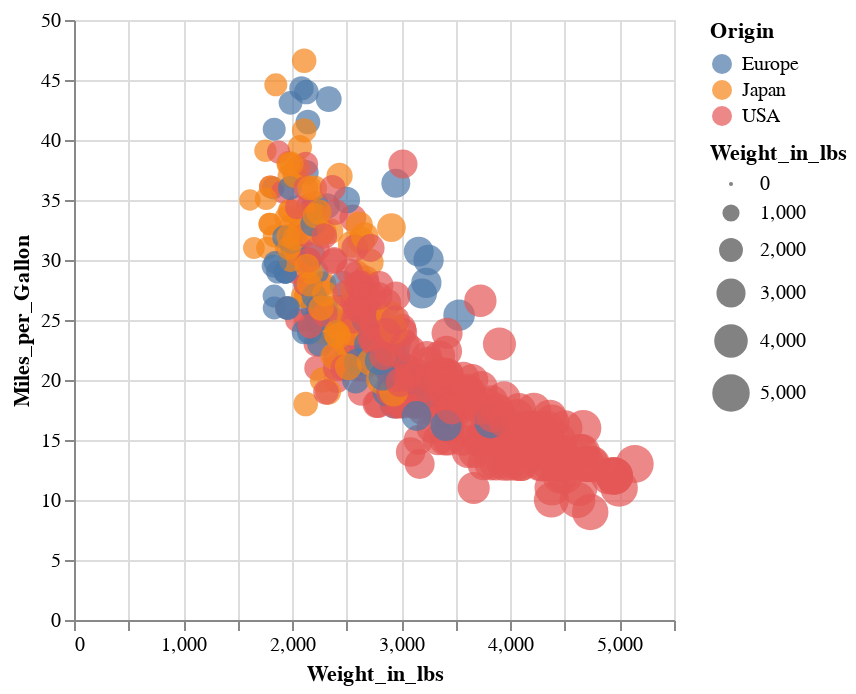

Notebook cell for this chart:
### Markdown cell above
## Syntax Example

### Code cell
# import altair with an abbreviated alias
import altair as alt

# load a sample dataset as a pandas DataFrame
from vega_datasets import data
cars = data.cars()

# make the chart
alt.Chart(cars).mark_circle().encode(x = 'Weight_in_lbs:Q',
                                    y = 'Miles_per_Gallon:Q',
                                    color = 'Origin:N',
                                    size = 'Weight_in_lbs:Q').interactive() #color = 'Origin:N'

### Figure 1 — Vega-Lite specification as saved in the notebook (floating-point values rounded to 4 significant figures; data arrays with more than 128 entries replaced by an {"elided": "..."} marker saying what was removed)
{"config": {"view": {"continuousWidth": 300, "continuousHeight": 300}}, "data": {"name": "data-583e73726c1545c56c203344161a975c"}, "mark": {"type": "circle"}, "encoding": {"color": {"field": "Origin", "type": "nominal"}, "size": {"field": "Weight_in_lbs", "type": "quantitative"}, "x": {"field": "Weight_in_lbs", "type": "quantitative"}, "y": {"field": "Miles_per_Gallon", "type": "quantitative"}}, "params": [{"name": "param_14", "select": {"type": "interval", "encodings": ["x", "y"]}, "bind": "scales"}], "$schema": "https://vega.github.io/schema/vega-lite/v5.20.1.json", "datasets": {"data-583e73726c1545c56c203344161a975c": {"elided": "406 records"}}}
